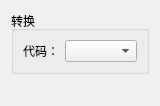
<?xml version="1.0" encoding="UTF-8"?>
<ui version="4.0">
 <class>ColorSpaceConversionNode</class>
 <widget class="QWidget" name="ColorSpaceConversionNode">
  <property name="geometry">
   <rect>
    <x>0</x>
    <y>0</y>
    <width>158</width>
    <height>106</height>
   </rect>
  </property>
  <property name="windowTitle">
   <string>Form</string>
  </property>
  <layout class="QVBoxLayout" name="verticalLayout_2">
   <item>
    <widget class="QGroupBox" name="groupBox">
     <property name="title">
      <string>转换</string>
     </property>
     <layout class="QVBoxLayout" name="verticalLayout">
      <item>
       <layout class="QFormLayout" name="formLayout">
        <item row="0" column="0">
         <widget class="QLabel" name="label">
          <property name="text">
           <string>代码：</string>
          </property>
         </widget>
        </item>
        <item row="0" column="1">
         <widget class="QComboBox" name="code_comboBox"/>
        </item>
       </layout>
      </item>
     </layout>
    </widget>
   </item>
   <item>
    <widget class="QLabel" name="info_label">
     <property name="text">
      <string/>
     </property>
    </widget>
   </item>
  </layout>
 </widget>
 <resources/>
 <connections/>
</ui>
